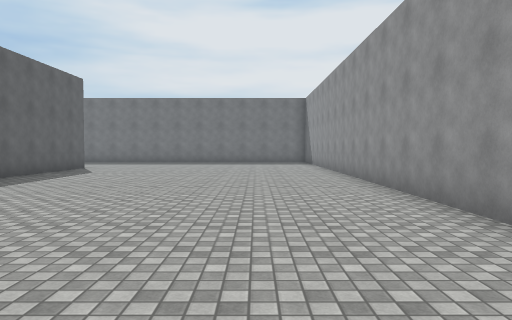
View 1 (above)

24 first-person views from a walk through a Unity game level. The camera is 1.4 m above the floor, tilts 2° down and sees 70° across. The floor is counted in squares, 2 m on a side. Each view is taken from the middle of a square. On the plan, view 1 faces up. The plan holds only what a view shows up to about 11 squares ahead; the rest is blank. The place goes on beyond the plan. Surface patterns are stand-ins for the level's own textures.

View 2
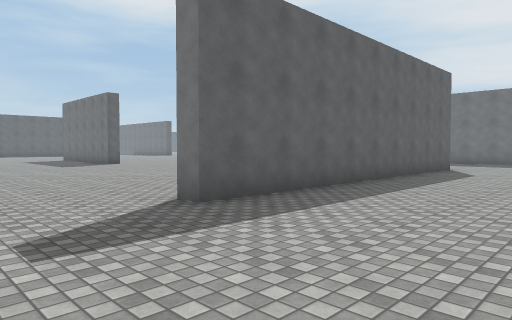

View 3
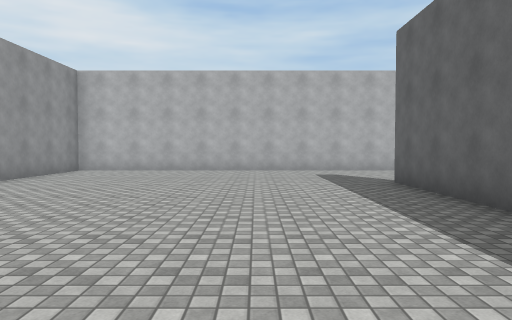

View 4
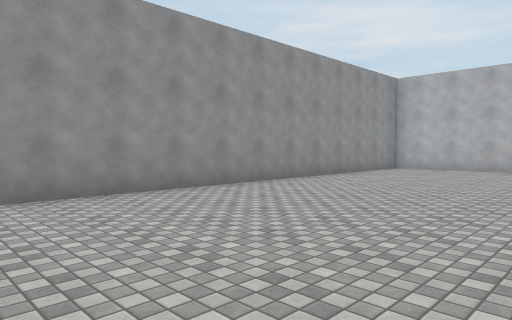

View 5
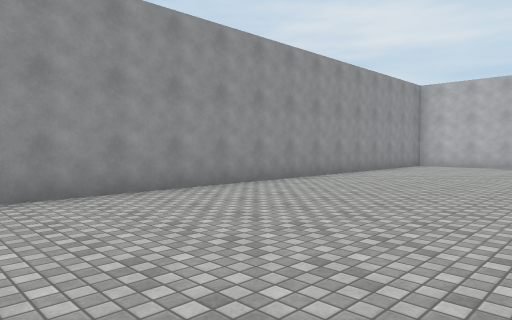

View 6
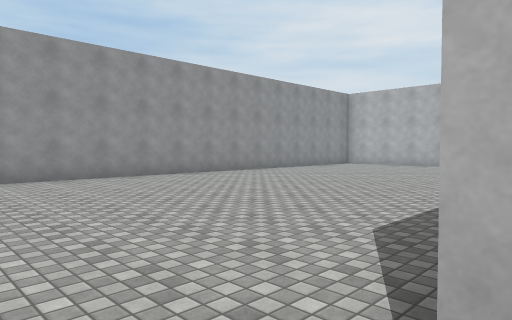

View 7
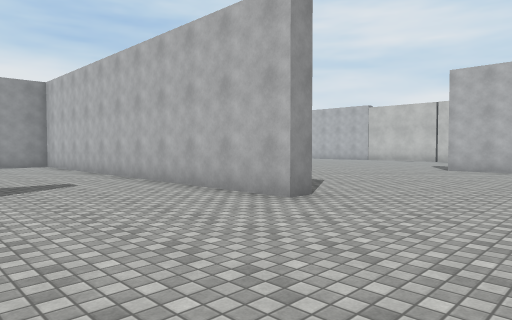

View 8
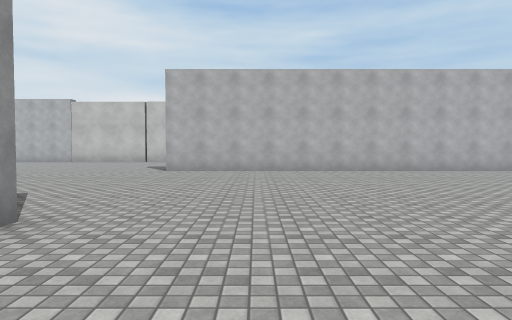

View 9
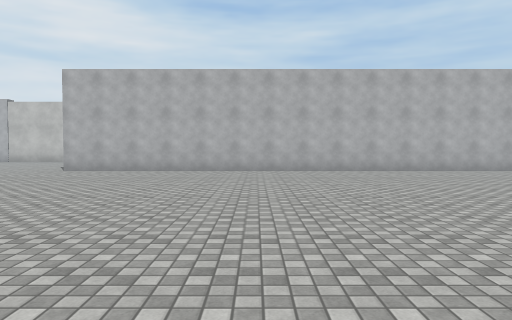

View 10
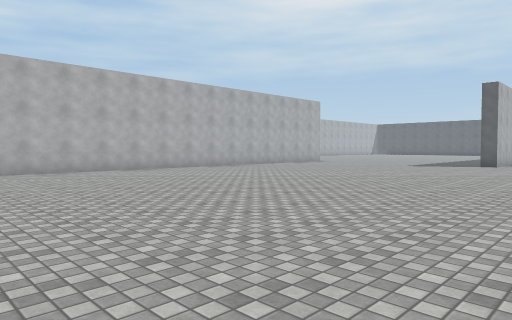

View 11
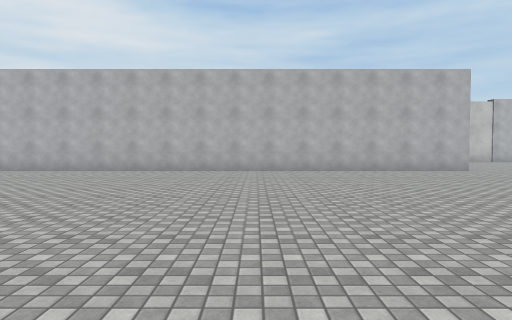

View 12
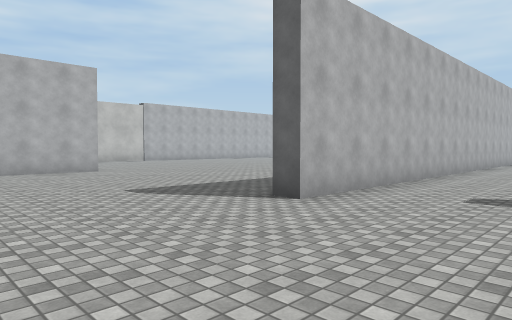

View 13
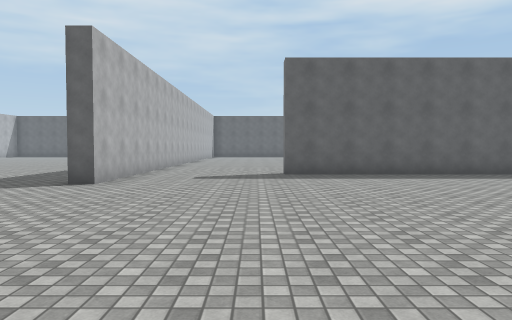

View 14
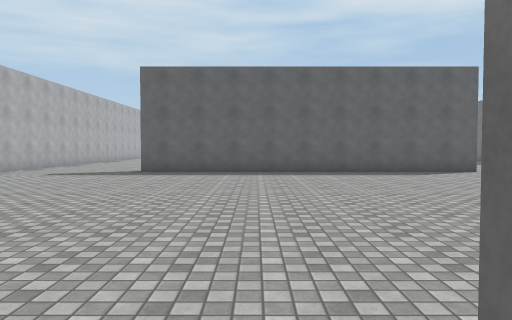

View 15
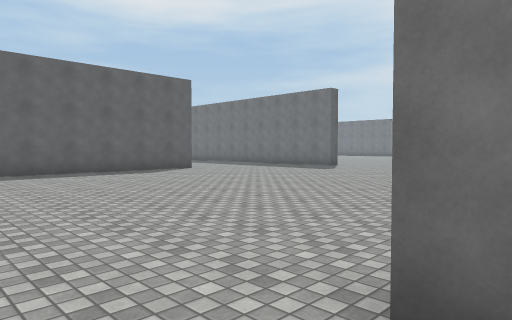

View 16
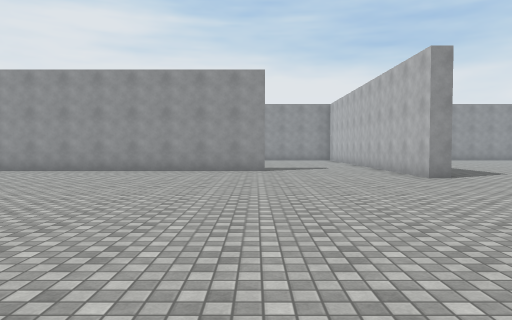

View 17
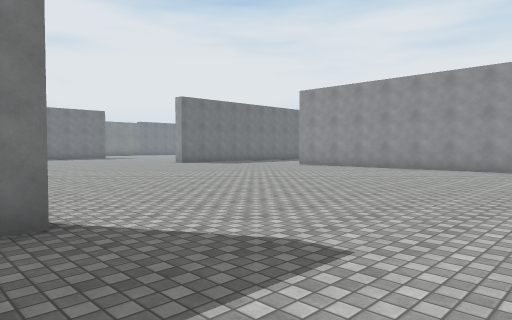

View 18
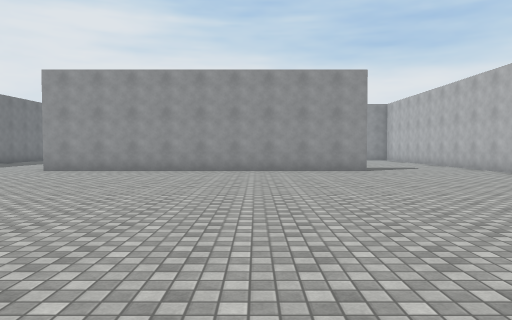

View 19
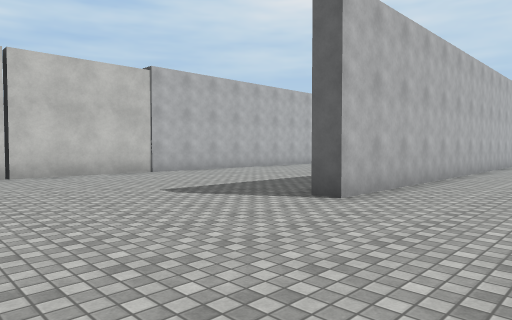

View 20
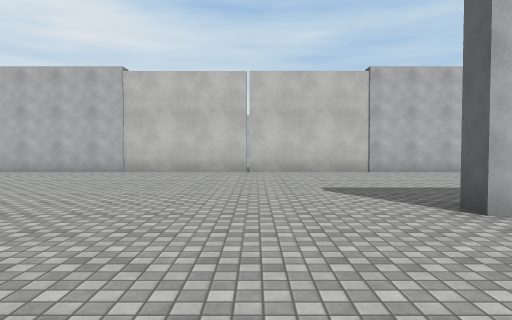

View 21
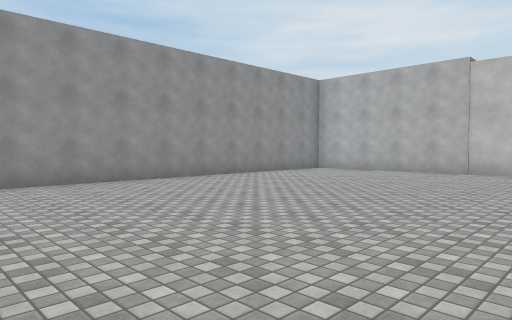

View 22
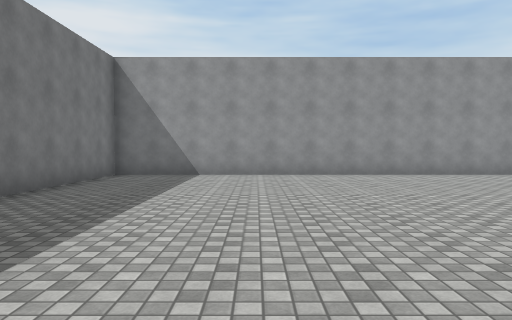

View 23
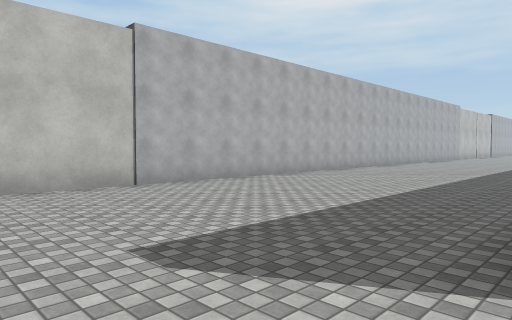

View 24
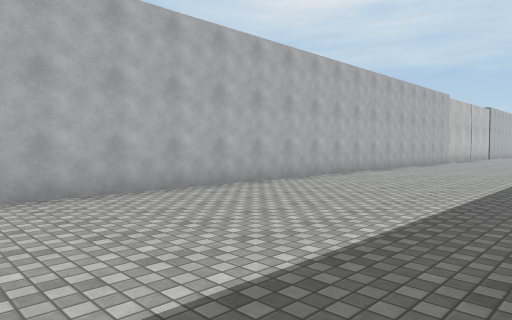

### Floor plan
Points are (right, up) in squares from view 1. A wall is a line through its corners. A room is listed if a view was taken in it or the views show most of it. See-through windows are left out.
Room 1 (views 1, 2, 3, 4, 5)
walls: (-5.8, 11.9) (-5.8, 2.7) (-6.3, 2.7); (-7.6, -0.9) (2.3, -0.9) (2.3, 12.1)
ways out: opening at (-7.7, 1) to room 2; opening at (-6, 13) to room 2
Room 2 (views 6, 7, 8, 9, 10, 11, 12, 13, 14, 15, 16, 17, 18, 19, 20, 21, 22, 23, 24)
walls: (-17, 6.4) (-17.5, 6.4); (-22.1, 6.4) (-22.8, 6.4); (-8.8, -1.5) (-8.8, -0.9) (-7.6, -0.9); (-21.2, -15.3) (1.2, -15.3); (-30.4, -8.7) (-8.4, -8.7) (-8.4, -9.2); (-6.3, 2.7) (-6.3, 12.2); (-33.4, -0.9) (-29.9, -0.9) (-29.9, -1.6); (-32.4, 12.4) (-32.4, 2.8); (2.3, -13.2) (2.3, -1.4) (-2, -1.4)
ways out: opening at (-7.7, 1) to room 1; opening at (-6, 13) to room 1; opening at (-32.7, 1)

Where each view was taken, in squares from view 1:
view 1: 0 up, 0 right, facing up
view 2: 0 up, 2 left, facing up-left
view 3: 10 up, 3 left, facing down
view 4: 11 up, 3 left, facing down-right
view 5: 13 up, 3 left, facing down-right
view 6: 13 up, 6 left, facing down-right
view 7: 3 up, 12 left, facing down-right
view 8: 2 up, 11 left, facing down
view 9: 2 up, 14 left, facing down
view 10: 2 up, 15 left, facing down-left
view 11: 2 up, 24 left, facing down
view 12: 2 up, 26 left, facing down-left
view 13: 2 up, 23 left, facing left
view 14: 6 up, 22 left, facing left
view 15: 5 up, 22 left, facing up-left
view 16: 3 up, 17 left, facing right
view 17: 3 up, 18 left, facing up-right
view 18: 6 up, 17 left, facing right
view 19: 6 down, 4 left, facing down-left
view 20: 5 down, 6 left, facing down
view 21: 5 down, 5 left, facing down-right
view 22: 5 down, 7 left, facing right
view 23: 9 down, 6 left, facing down-left
view 24: 10 down, 11 left, facing down-left
